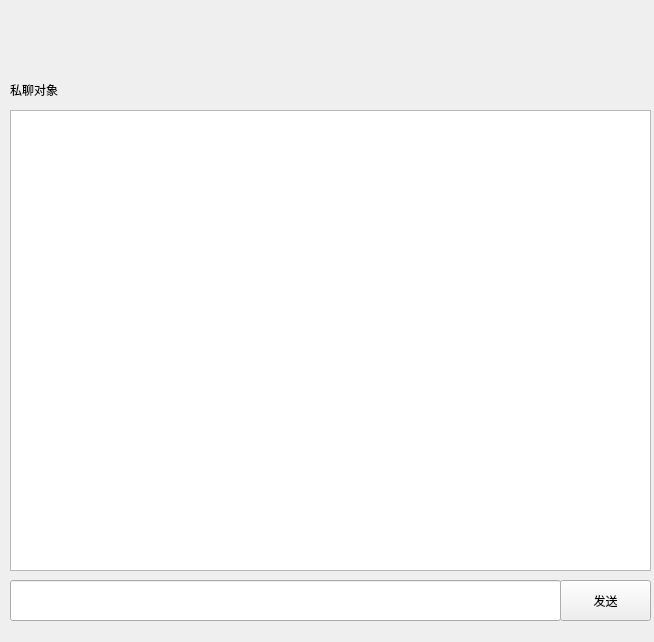
<?xml version="1.0" encoding="UTF-8"?>
<ui version="4.0">
 <class>privateChatWid</class>
 <widget class="QWidget" name="privateChatWid">
  <property name="geometry">
   <rect>
    <x>0</x>
    <y>0</y>
    <width>654</width>
    <height>642</height>
   </rect>
  </property>
  <property name="windowTitle">
   <string>Form</string>
  </property>
  <widget class="QLineEdit" name="inputMsg_ED">
   <property name="geometry">
    <rect>
     <x>10</x>
     <y>580</y>
     <width>551</width>
     <height>41</height>
    </rect>
   </property>
  </widget>
  <widget class="QPushButton" name="sendMsg_PB">
   <property name="geometry">
    <rect>
     <x>560</x>
     <y>580</y>
     <width>91</width>
     <height>41</height>
    </rect>
   </property>
   <property name="text">
    <string>发送</string>
   </property>
  </widget>
  <widget class="QTextEdit" name="showMsg_ED">
   <property name="geometry">
    <rect>
     <x>10</x>
     <y>110</y>
     <width>641</width>
     <height>461</height>
    </rect>
   </property>
  </widget>
  <widget class="QLabel" name="label">
   <property name="geometry">
    <rect>
     <x>10</x>
     <y>80</y>
     <width>69</width>
     <height>19</height>
    </rect>
   </property>
   <property name="text">
    <string>私聊对象</string>
   </property>
  </widget>
 </widget>
 <resources/>
 <connections/>
</ui>
